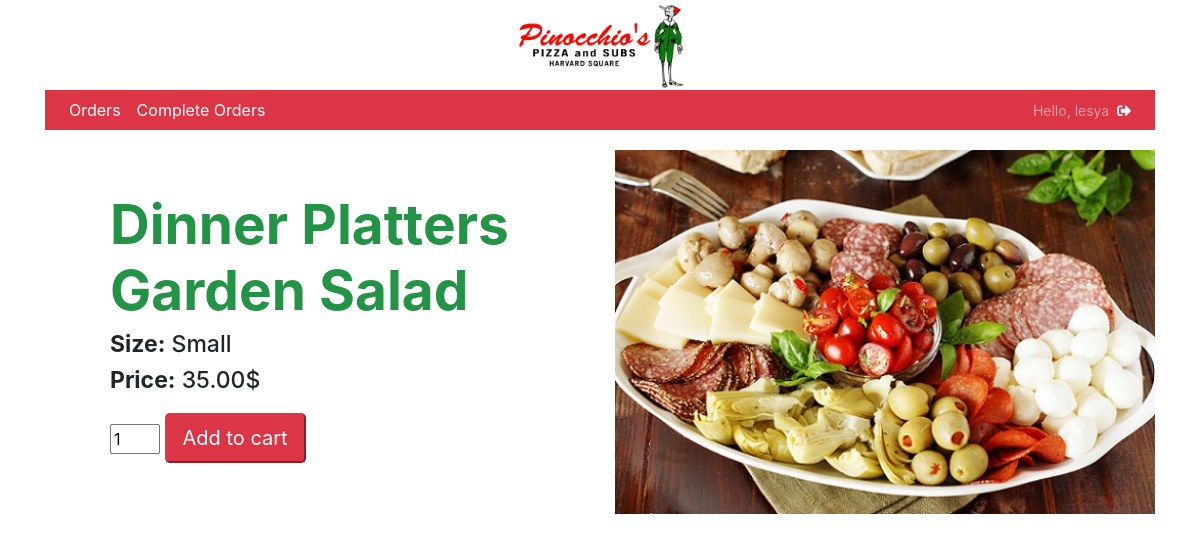
The app's page /dinner_platters/59 (signed in) with its own data.
### orders/models.py (models this page shows, shortened)
class Food(models.Model):
    name = models.CharField(max_length=64, verbose_name="Food")
    category = models.ForeignKey(Category, on_delete=models.CASCADE, related_name='food_category')
    size = models.ForeignKey(Size, on_delete=models.CASCADE, related_name='food_size', blank=True, null=True)
    type = models.ForeignKey(PizzaType, on_delete=models.CASCADE, related_name='pizza_type', blank=True, null=True)
    select_toppings = models.ForeignKey(ToppingNumber, on_delete=models.CASCADE, related_name='pizza_topping_number',
                                        blank=True, null=True)
    price = models.ForeignKey(Price, on_delete=models.CASCADE, related_name='food_price')
    extra = models.BooleanField(default=False)

class Size(models.Model):
    size = models.CharField(max_length=64)
    def __str__(self):
        return f"{self.size}"

class Price(models.Model):
    price = models.DecimalField(max_digits=6, decimal_places=2)
    def __str__(self):
        return f"{self.price}"

### orders/views.py (the view)
# urls.py: path("dinner_platters/<int:dinner_platter_id>", views.dinner_platters, name="dinner_platters"),
def dinner_platters(request, dinner_platter_id):
    username = request.user.username
    if not username:
        return redirect('login')
    dinner_platters_list = Food.objects.filter(category__name__icontains="Dinner Platters").all()
    dinner_platter = Food.objects.filter(category__name__icontains="Dinner Platters").get(pk=dinner_platter_id)
    return render(request, "orders/dinner_platters.html", {'dinner_platters_list': dinner_platters_list,
                                                           'dinner_platter': dinner_platter, 'cart_count': cart_count(username)})

### orders/views.py (called while the page is built)
def cart_count(username):
    try:
        cart1 = OrderNumber.objects.get(username=username, in_cart=True)
    except OrderNumber.MultipleObjectsReturned:
        raise Http404("More than one cart found.")
    except OrderNumber.DoesNotExist:
        return 0
    else:
        return cart1.order_items.exclude(extra=True).count()

### orders/templates/orders/dinner_platters.html (shortened to what this page needs)
{% extends 'orders/base.html' %}
{% load static %}
{% block content %}
{% if user.is_authenticated %}
    <div class="row">
        <div id="detail" class="col-sm-12 col-md-5 col-lg-6">
            <h1 id="big">Dinner Platters {{ dinner_platter.name }}</h1>
            <h3><strong>Size:</strong> {{ dinner_platter.size }}</h3>
            <h3><strong>Price:</strong> {{ dinner_platter.price }}$</h3>
            <form action="{% url 'dinner_platters_order' dinner_platter.id %}" method="post">
                <div id="button">
                    <input type="number" value="1" name="number" min="1" max="10">
                    <input class="btn-lg btn-primary btn-danger" type="submit" value="Add to cart" /></div>
            </form>
        </div>
        <div id="picture" class="col-sm-12 col-md-7 col-lg-6">
            <img src="{% static 'orders/img/dinner_platters.jpg' %}" style="margin-top: 10px;">
        </div>
    </div>
{% endif %}
{% endblock %}

### orders/templates/orders/base.html (shortened to what this page needs)
<!DOCTYPE html>
{% load static %}
<html lang="en">
<head>
    <link rel="stylesheet" href="https://use.fontawesome.com/releases/v5.6.3/css/all.css">
    <link rel="stylesheet" href="https://maxcdn.bootstrapcdn.com/bootstrap/4.1.3/css/bootstrap.min.css">
    <link rel="stylesheet" type="text/css" href="{% static "orders/css/style.css" %}">
    <link rel="stylesheet" type="text/css" href="{% static "orders/js/index.js" %}">
</head>
<body>
<header>
<div style="text-align: center">
<img id = "logo" src="{% static 'orders/img/Pinocchios_Pizza.png' %}">
</div>
   <div id="app" class="container">
    <nav class="navbar navbar-expand-lg navbar-dark bg-danger">
        <div id="navbarNavDropdown" class="navbar-collapse collapse">
            <ul class="navbar-nav mr-auto">
                {% if user.is_authenticated %}
                    <li class="nav-item">
                        <a class="nav-link" href="{% url "orders" %}">Orders</a>
                    </li>
                {% endif %}
                {%  if user.is_staff %}
                    <li class="nav-item">
                        <a class="nav-link" href="{% url "order_done" %}">Complete Orders</a>
                    </li>
                {% endif %}
            </ul>
          </div>
            <ul id="navbar" class="navbar-nav">
                {% if user.is_authenticated %}
                    <span class="navbar-text">Hello, {{ user }}</span>
                    <li class="nav-item">
                        <a class="nav-link" href="{% url 'logout' %}"><i class="fas fa-sign-out-alt"></i>
                        </a>
                    </li>
                {% endif %}
            </ul>
    </nav>
</div>
    </header>
<div class="container">
    {% block content %}
    {% endblock %}
</div>
</body>
</html>

### orders/static/orders/css/style.css (style rules this page uses)
.container { margin-bottom: 10px; }
.navbar-dark .navbar-nav .nav-link { color: rgba(255,255,255,1)!important; }
input[type=number] { width: 50px; }
ul { font-size: 20px; }
.nav-link { display: inline; }
.navbar-text { padding-top: 0; padding-bottom: 0; }
a { color: #0066c0!important; }
h1 { color: #239346; font-weight: bold; }
#button { padding-top: 10px; }
img { width: 100%; }
#detail, #picture { margin-top: auto!important; margin-bottom: auto!important; }
@media only screen and (min-device-width : 767px) and (max-device-width : 1024px) { ul { font-size: 16px; } }
@media only screen and (min-device-width : 767px) and (max-device-width : 1024px) { #navbar { font-size: 14px; } }
@media only screen and (min-device-width : 767px) and (max-device-width : 1024px) { h1 { font-size: 33px; } }
@media only screen and (min-device-width : 767px) and (max-device-width : 1024px) { #big { font-size: 33px; } }
@media only screen and (min-device-width : 767px) and (max-device-width : 1024px) { h3 { font-size: 23px; } }
@media only screen and (min-device-width : 767px) and (max-device-width : 1024px) { #detail { text-align: left; padding-left: 30px; } }
@media only screen and (min-device-width : 767px) and (max-device-width : 1024px) { #logo { width: auto; height: 65px; } }
@media screen and (min-width: 1024px) { #detail { padding-left: 80px; } }
@media screen and (min-width: 1024px) { #big { font-size: 55px; } }
@media screen and (min-width: 1024px) { #logo { width: auto; height: 90px; } }

### records on screen
Food: name "Garden Salad", size "Small", price "35.00"

### other values on screen
{{ user }} "lesya"
